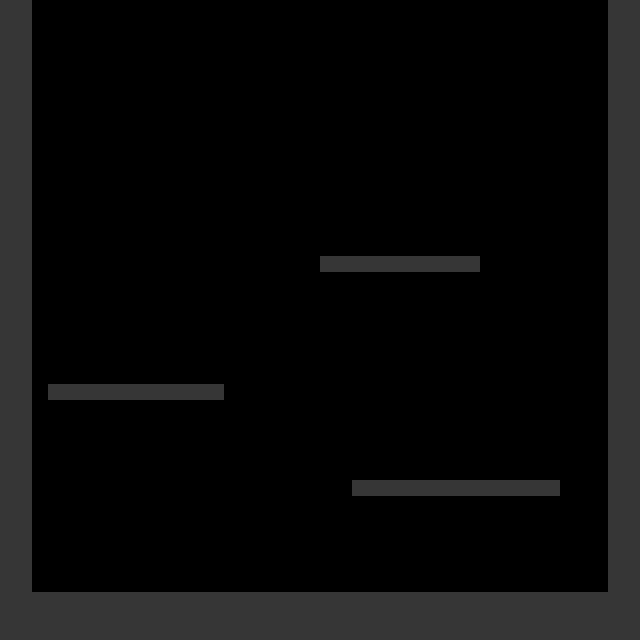

This game map was drawn from its Tiled (.tmx) file and the tilesets committed beside it. A one-line description and the full map source follow:
An orthogonal 40x40 tile map with 16x16 px tiles, 1 tile layer (terrainDrawing) and 11 objects (4x enemy, player).

<map version="1.0" tiledversion="1.0.3" orientation="orthogonal" renderorder="right-down" width="40" height="40" tilewidth="16" tileheight="16" nextobjectid="30">
 <tileset firstgid="1" source="minimalist.tsx" />
 <layer name="terrainDrawing" width="40" height="40">
  <data encoding="csv">
1,1,0,0,0,0,0,0,0,0,0,0,0,0,0,0,0,0,0,0,0,0,0,0,0,0,0,0,0,0,0,0,0,0,0,0,0,0,1,1,
1,1,0,0,0,0,0,0,0,0,0,0,0,0,0,0,0,0,0,0,0,0,0,0,0,0,0,0,0,0,0,0,0,0,0,0,0,0,1,1,
1,1,0,0,0,0,0,0,0,0,0,0,0,0,0,0,0,0,0,0,0,0,0,0,0,0,0,0,0,0,0,0,0,0,0,0,0,0,1,1,
1,1,0,0,0,0,0,0,0,0,0,0,0,0,0,0,0,0,0,0,0,0,0,0,0,0,0,0,0,0,0,0,0,0,0,0,0,0,1,1,
1,1,0,0,0,0,0,0,0,0,0,0,0,0,0,0,0,0,0,0,0,0,0,0,0,0,0,0,0,0,0,0,0,0,0,0,0,0,1,1,
1,1,0,0,0,0,0,0,0,0,0,0,0,0,0,0,0,0,0,0,0,0,0,0,0,0,0,0,0,0,0,0,0,0,0,0,0,0,1,1,
1,1,0,0,0,0,0,0,0,0,0,0,0,0,0,0,0,0,0,0,0,0,0,0,0,0,0,0,0,0,0,0,0,0,0,0,0,0,1,1,
1,1,0,0,0,0,0,0,0,0,0,0,0,0,0,0,0,0,0,0,0,0,0,0,0,0,0,0,0,0,0,0,0,0,0,0,0,0,1,1,
1,1,0,0,0,0,0,0,0,0,0,0,0,0,0,0,0,0,0,0,0,0,0,0,0,0,0,0,0,0,0,0,0,0,0,0,0,0,1,1,
1,1,0,0,0,0,0,0,0,0,0,0,0,0,0,0,0,0,0,0,0,0,0,0,0,0,0,0,0,0,0,0,0,0,0,0,0,0,1,1,
1,1,0,0,0,0,0,0,0,0,0,0,0,0,0,0,0,0,0,0,0,0,0,0,0,0,0,0,0,0,0,0,0,0,0,0,0,0,1,1,
1,1,0,0,0,0,0,0,0,0,0,0,0,0,0,0,0,0,0,0,0,0,0,0,0,0,0,0,0,0,0,0,0,0,0,0,0,0,1,1,
1,1,0,0,0,0,0,0,0,0,0,0,0,0,0,0,0,0,0,0,0,0,0,0,0,0,0,0,0,0,0,0,0,0,0,0,0,0,1,1,
1,1,0,0,0,0,0,0,0,0,0,0,0,0,0,0,0,0,0,0,0,0,0,0,0,0,0,0,0,0,0,0,0,0,0,0,0,0,1,1,
1,1,0,0,0,0,0,0,0,0,0,0,0,0,0,0,0,0,0,0,0,0,0,0,0,0,0,0,0,0,0,0,0,0,0,0,0,0,1,1,
1,1,0,0,0,0,0,0,0,0,0,0,0,0,0,0,0,0,0,0,0,0,0,0,0,0,0,0,0,0,0,0,0,0,0,0,0,0,1,1,
1,1,0,0,0,0,0,0,0,0,0,0,0,0,0,0,0,0,0,0,1,1,1,1,1,1,1,1,1,1,0,0,0,0,0,0,0,0,1,1,
1,1,0,0,0,0,0,0,0,0,0,0,0,0,0,0,0,0,0,0,0,0,0,0,0,0,0,0,0,0,0,0,0,0,0,0,0,0,1,1,
1,1,0,0,0,0,0,0,0,0,0,0,0,0,0,0,0,0,0,0,0,0,0,0,0,0,0,0,0,0,0,0,0,0,0,0,0,0,1,1,
1,1,0,0,0,0,0,0,0,0,0,0,0,0,0,0,0,0,0,0,0,0,0,0,0,0,0,0,0,0,0,0,0,0,0,0,0,0,1,1,
1,1,0,0,0,0,0,0,0,0,0,0,0,0,0,0,0,0,0,0,0,0,0,0,0,0,0,0,0,0,0,0,0,0,0,0,0,0,1,1,
1,1,0,0,0,0,0,0,0,0,0,0,0,0,0,0,0,0,0,0,0,0,0,0,0,0,0,0,0,0,0,0,0,0,0,0,0,0,1,1,
1,1,0,0,0,0,0,0,0,0,0,0,0,0,0,0,0,0,0,0,0,0,0,0,0,0,0,0,0,0,0,0,0,0,0,0,0,0,1,1,
1,1,0,0,0,0,0,0,0,0,0,0,0,0,0,0,0,0,0,0,0,0,0,0,0,0,0,0,0,0,0,0,0,0,0,0,0,0,1,1,
1,1,0,1,1,1,1,1,1,1,1,1,1,1,0,0,0,0,0,0,0,0,0,0,0,0,0,0,0,0,0,0,0,0,0,0,0,0,1,1,
1,1,0,0,0,0,0,0,0,0,0,0,0,0,0,0,0,0,0,0,0,0,0,0,0,0,0,0,0,0,0,0,0,0,0,0,0,0,1,1,
1,1,0,0,0,0,0,0,0,0,0,0,0,0,0,0,0,0,0,0,0,0,0,0,0,0,0,0,0,0,0,0,0,0,0,0,0,0,1,1,
1,1,0,0,0,0,0,0,0,0,0,0,0,0,0,0,0,0,0,0,0,0,0,0,0,0,0,0,0,0,0,0,0,0,0,0,0,0,1,1,
1,1,0,0,0,0,0,0,0,0,0,0,0,0,0,0,0,0,0,0,0,0,0,0,0,0,0,0,0,0,0,0,0,0,0,0,0,0,1,1,
1,1,0,0,0,0,0,0,0,0,0,0,0,0,0,0,0,0,0,0,0,0,0,0,0,0,0,0,0,0,0,0,0,0,0,0,0,0,1,1,
1,1,0,0,0,0,0,0,0,0,0,0,0,0,0,0,0,0,0,0,0,0,1,1,1,1,1,1,1,1,1,1,1,1,1,0,0,0,1,1,
1,1,0,0,0,0,0,0,0,0,0,0,0,0,0,0,0,0,0,0,0,0,0,0,0,0,0,0,0,0,0,0,0,0,0,0,0,0,1,1,
1,1,0,0,0,0,0,0,0,0,0,0,0,0,0,0,0,0,0,0,0,0,0,0,0,0,0,0,0,0,0,0,0,0,0,0,0,0,1,1,
1,1,0,0,0,0,0,0,0,0,0,0,0,0,0,0,0,0,0,0,0,0,0,0,0,0,0,0,0,0,0,0,0,0,0,0,0,0,1,1,
1,1,0,0,0,0,0,0,0,0,0,0,0,0,0,0,0,0,0,0,0,0,0,0,0,0,0,0,0,0,0,0,0,0,0,0,0,0,1,1,
1,1,0,0,0,0,0,0,0,0,0,0,0,0,0,0,0,0,0,0,0,0,0,0,0,0,0,0,0,0,0,0,0,0,0,0,0,0,1,1,
1,1,0,0,0,0,0,0,0,0,0,0,0,0,0,0,0,0,0,0,0,0,0,0,0,0,0,0,0,0,0,0,0,0,0,0,0,0,1,1,
1,1,1,1,1,1,1,1,1,1,1,1,1,1,1,1,1,1,1,1,1,1,1,1,1,1,1,1,1,1,1,1,1,1,1,1,1,1,1,1,
1,1,1,1,1,1,1,1,1,1,1,1,1,1,1,1,1,1,1,1,1,1,1,1,1,1,1,1,1,1,1,1,1,1,1,1,1,1,1,1,
1,1,1,1,1,1,1,1,1,1,1,1,1,1,1,1,1,1,1,1,1,1,1,1,1,1,1,1,1,1,1,1,1,1,1,1,1,1,1,1
</data>
 </layer>
 <objectgroup name="collisionTerrain">
  <object id="2" x="350" y="480" width="208" height="15" />
  <object id="5" x="607" y="0" width="31" height="594" />
  <object id="13" x="1" y="595" width="638" height="44" />
  <object id="14" x="1" y="0" width="30" height="591" />
  <object id="17" x="48" y="386" width="175" height="14" />
  <object id="19" x="321" y="256" width="158" height="18" />
 </objectgroup>
 <objectgroup name="special">
  <object id="7" name="player" x="48" y="358" width="37" height="24" />
  <object id="21" name="enemy" x="220" y="567" />
  <object id="22" name="enemy" x="537" y="556" />
  <object id="23" name="enemy" x="409" y="441" />
  <object id="24" name="enemy" x="422" y="213" />
 </objectgroup>
</map>
